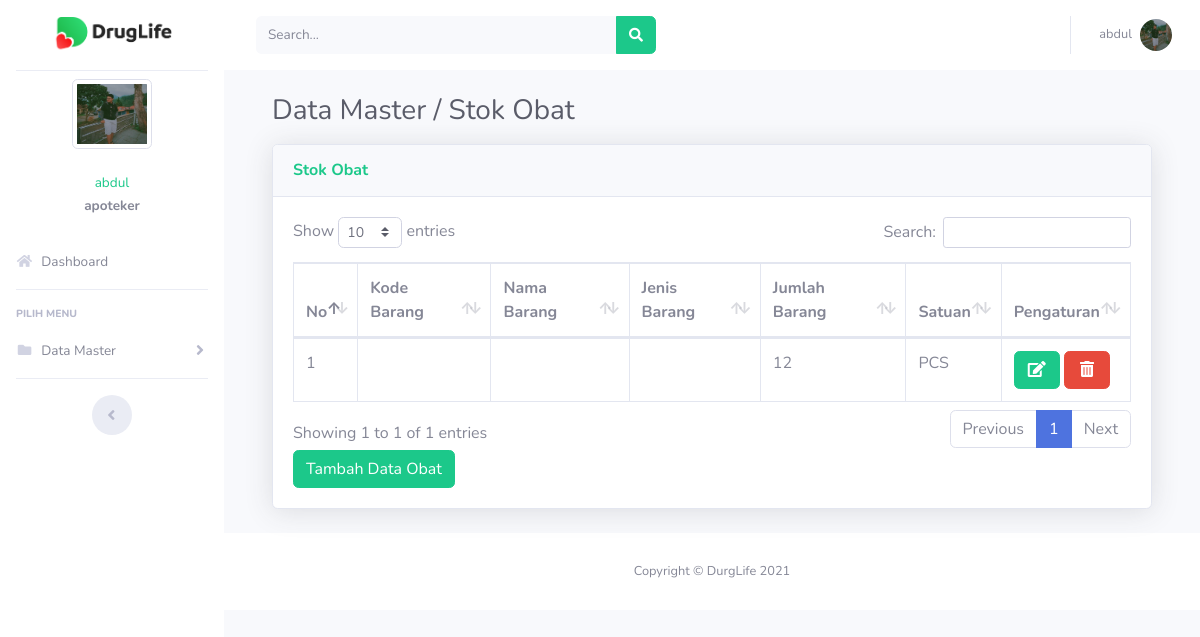
Page /index.php?page=gudang (signed in) on the committed database.
### tables this page shows
CREATE TABLE `users` (
  `id` int(11) NOT NULL,
  `nik` varchar(10) NOT NULL,
  `nama` varchar(100) NOT NULL,
  `alamat` varchar(200) NOT NULL,
  `telepon` varchar(100) NOT NULL,
  `username` varchar(100) NOT NULL,
  `password` varchar(100) NOT NULL,
  `level` varchar(25) NOT NULL DEFAULT 'member',
  `foto` varchar(25) NOT NULL
);

CREATE TABLE `gudang` (
  `id` int(11) NOT NULL,
  `kode_barang` varchar(100) NOT NULL,
  `nama_barang` varchar(100) NOT NULL,
  `jenis_barang` varchar(100) NOT NULL,
  `jumlah` varchar(250) NOT NULL,
  `satuan` varchar(100) NOT NULL
);

### index.php (the view, shortened to what this page needs)
<?php
	$koneksi = new mysqli("localhost","root","","obat");
	?>
<!DOCTYPE html>
<html lang="en">
<head>
  <link href="vendor/fontawesome-free/css/all.min.css" rel="stylesheet" type="text/css">
  <link href="css/sb-admin-2.min.css" rel="stylesheet">
  <link href="vendor/datatables/dataTables.bootstrap4.min.css" rel="stylesheet">
</head>
<body id="page-top">
  <div id="wrapper">
    <ul class="navbar-nav sidebar sidebar-light accordion" id="accordionSidebar">
    <a class="sidebar-brand d-flex align-items-center justify-content-center" href="index.html">
        <img src="img/logo1.png" alt="logo" width="120">
    </a>
      <hr class="sidebar-divider my-0">
 <?php
   if ($_SESSION['apoteker']) {
	   $user = $_SESSION['apoteker'];
   }
   $sql =$koneksi->query("select * from users where id='$user'");
   $data = $sql->fetch_assoc();
   ?>
    <li class="d-flex align-items-center justify-content-center">
        <a class="nav-link">
		 <img src="img/<?php echo $data['foto']?>" class="img-circle img-thumbnail" width="80" alt="User"/></a>
	  </li>
		 <li class="nav-item ">
        <a class="nav-link">
         	<div class="d-flex align-items-center justify-content-center" class="name"><span class="text-success fw-bold" ><?php echo  $data['nama'];?></span></div></font>
			<div class="d-flex align-items-center justify-content-center" class="email"><strong> <span class="fst-italic"><?php echo $data['level'];?></span></strong></div>
		 </a>
      </li>
      <li class="nav-item">
        <a class="nav-link" href="?page=home">
          <i class="fas fa-fw fa-home"></i>
          <span>Dashboard</span></a>
      </li>
      <hr class="sidebar-divider">
      <div class="sidebar-heading">
        Pilih Menu
      </div>
	   <li class="nav-item">
        <a class="nav-link collapsed" href="#" data-toggle="collapse" data-target="#collapseData" aria-expanded="true" aria-controls="collapseData">
          <i class="fas fa-fw fa-folder"></i>
          <span>Data Master</span>
        </a>
      </li>
      <hr class="sidebar-divider d-none d-md-block">
      <div class="text-center d-none d-md-inline">
        <button class="rounded-circle border-0" id="sidebarToggle"></button>
      </div>
    </ul>
    <div id="content-wrapper" class="d-flex flex-column">
      <div id="content">
     <nav class="navbar navbar-expand navbar-light bg-white topbar mb-4 static-top">
 <form
                class="d-none d-sm-inline-block form-inline mr-auto ml-md-3 my-2 my-md-0 mw-100 navbar-search">
                <div class="input-group">
                    <input type="text" class="form-control bg-light border-0 small" placeholder="Search..."
                        aria-label="Search" aria-describedby="basic-addon2">
                    <div class="input-group-append">
                        <button class="btn btn-success" type="button">
                            <i class="fas fa-search fa-sm"></i>
                        </button>
                    </div>
                </div>
            </form>
            <ul class="navbar-nav ml-auto">
          <ul class="navbar-nav ml-auto">
            <li class="nav-item dropdown no-arrow">
                    <a class="nav-link dropdown-toggle" href="#" id="userDropdown" role="button"
                        data-toggle="dropdown" aria-haspopup="true" aria-expanded="false">
                        <span class="mr-2 d-none d-lg-inline text-gray-600 small"> <?php echo  $data['nama'];?></span>
                        <img class="img-profile rounded-circle"
                            src="img/<?php echo $data['foto']?>">
                    </a>
                </li>
          </ul>
        </nav>
        <div class="container-fluid">
		 <section class="content">
		      <?php
			   $page = $_GET['page'];
			   $aksi = $_GET['aksi'];
				if ($page == "gudang") {
				   if ($aksi == "") {
					   include "page/gudang/gudang.php";
				   }
				}
			   ?>
    </section>
</div>
   <footer class="sticky-footer bg-white">
    <div class="container my-auto">
        <div class="copyright text-center my-auto">
            <span>Copyright &copy; DurgLife 2021</span>
        </div>
    </div>
</footer>
    </div>
  </div>
  </div>
</body>
</html>

### page/gudang/gudang.php (shortened to what this page needs)
<div class="container-fluid">
<h1 class="h3 mb-0 text-gray-800" style="margin-bottom: 3rem;">Data Master / Stok Obat</h1>
  <div class="card shadow mb-4" style="margin-top: 1rem;">
    <div class="card-header py-3">
      <h6 class="m-0 font-weight-bold text-success">Stok Obat</h6>
    </div>
    <div class="card-body">
      <div class="table-responsive">
        <table class="table table-bordered" id="dataTable" width="100%" cellspacing="0">
        <thead>
                                <tr>
			<th>No</th>
			<th>Kode Barang</th>
			<th>Nama Barang</th>
			<th>Jenis Barang</th>
			<th>Jumlah Barang</th>
			<th>Satuan</th>
			<th>Pengaturan</th>
                                </tr>
		</thead>
          <tbody>
            <?php
	$no = 1;
	$sql = $koneksi->query("select * from gudang");
	while ($data = $sql->fetch_assoc()) {
	?>
                                <tr>
                                    <td><?php echo $no++; ?></td>
			<td><?php echo $data['kode_obat'] ?></td>
			<td><?php echo $data['nama_obat'] ?></td>
			<td><?php echo $data['jenis_obat'] ?></td>
			<td><?php echo $data['jumlah'] ?></td>
			<td><?php echo $data['satuan'] ?></td>
			<td>
			<a href="?page=gudang&aksi=ubahgudang&kode_obat=<?php echo $data['kode_obat'] ?>" class="btn btn-success" ><i class="fas fa-fw fa-edit"></i></a>
			<a onclick="return confirm('Apakah anda yakin akan menghapus data ini?')" href="?page=gudang&aksi=hapusgudang&kode_obat=<?php echo $data['kode_obat'] ?>" class="btn btn-danger" ><i class="fas fa-fw fa-trash-alt"></i></a>
			</td>
                                </tr>
	<?php }?>
		   </tbody>
                        </table>
<a href="?page=gudang&aksi=tambahgudang" class="btn btn-success" >Tambah Data Obat</a>
      </div>
    </div>
  </div>
</div>

### rows in the picture
users: foto (picture), nama "abdul", level "apoteker"
gudang: jumlah "12", satuan "PCS"
